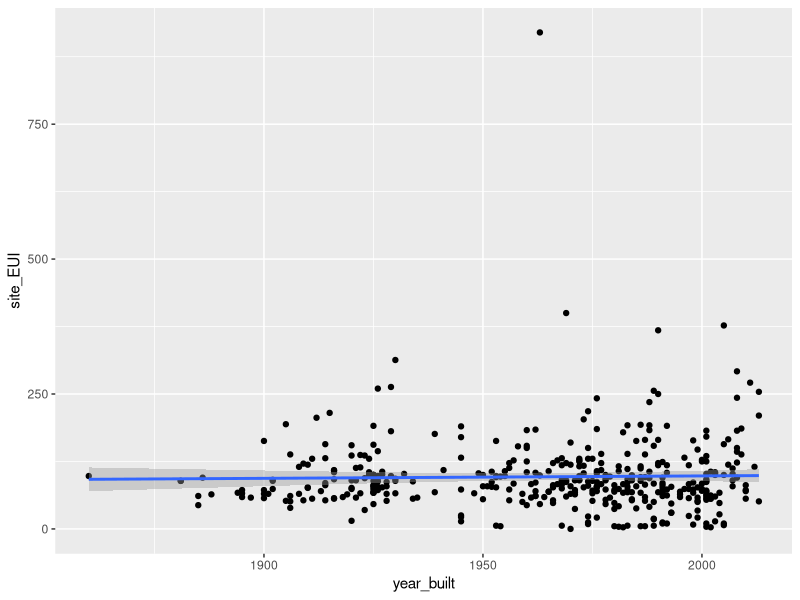
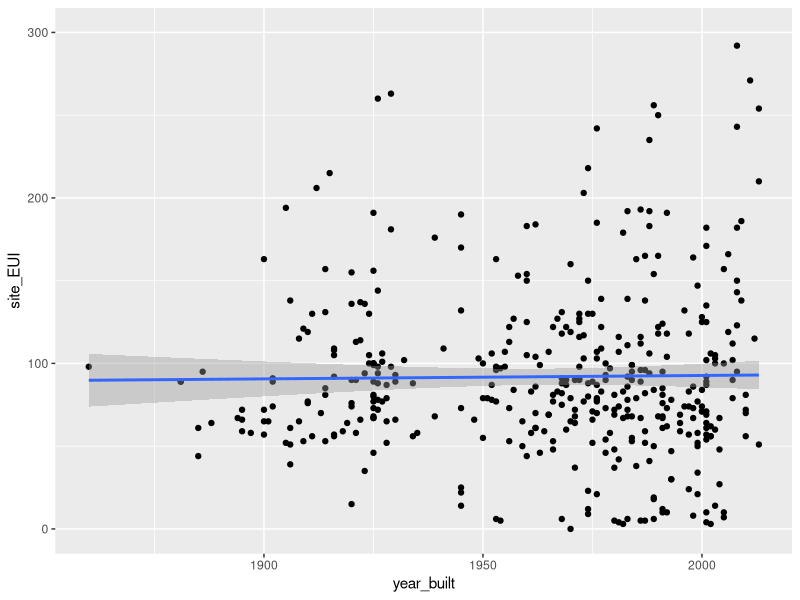
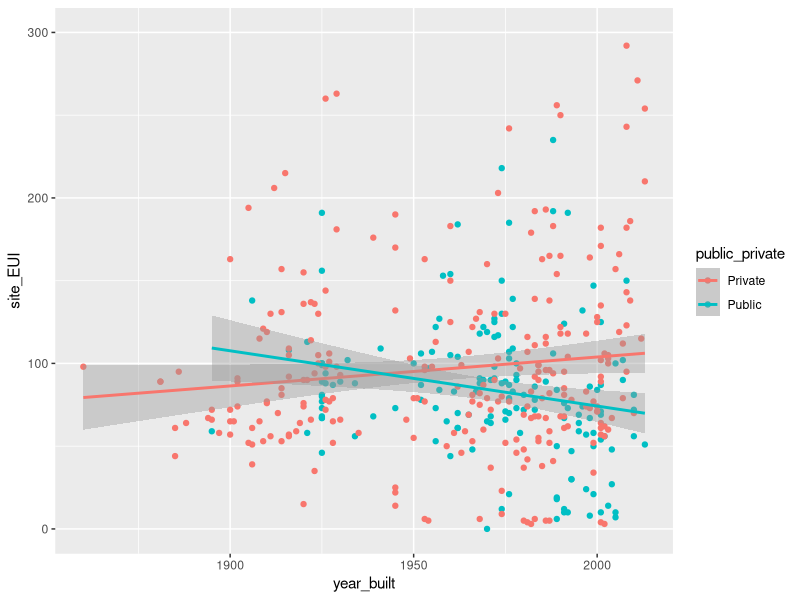
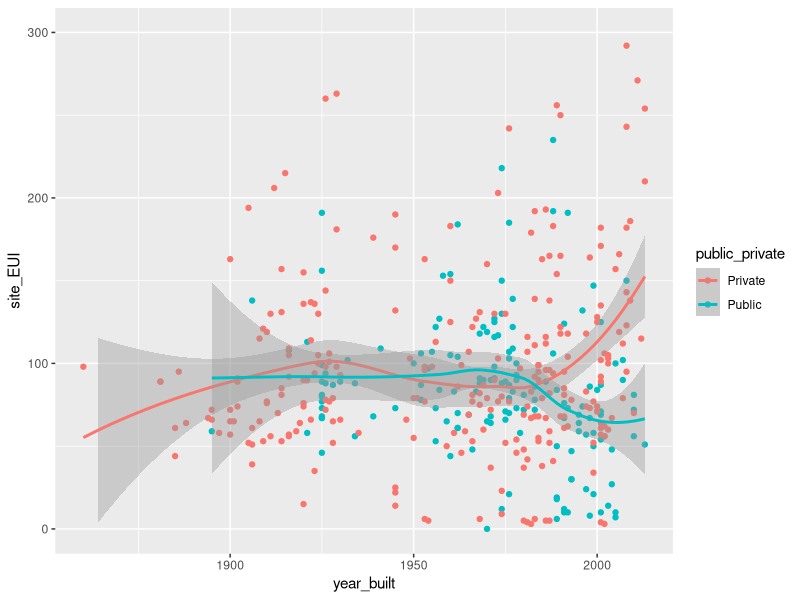

Generate these figures, in order, with R:
## ---- chunk 1
library(dplyr)
library(ggplot2)

data <- read.csv("../datasets/mpls_energy_benchmarking_2015.csv", header=TRUE)
## ---- chunk 2
ggplot(data, aes(x=year_built, y=site_EUI)) +
  geom_point() +
  geom_smooth(method='lm')
## ---- chunk 3
data %>% filter(site_EUI > 300)
## ---- chunk 4
ggplot(data, aes(x=year_built, y=site_EUI)) +
  geom_point() +
  ylim(0, 300) +
  stat_smooth(method='lm')
## ---- chunk 5
ggplot(data, aes(x=year_built, y=site_EUI, col=public_private)) +
  geom_point() +
  ylim(0, 300) +
  stat_smooth(method='lm')
## ---- chunk 6
ggplot(data, aes(x=year_built, y=site_EUI, col=public_private)) +
  geom_point() +
  ylim(0, 300) +
  stat_smooth()
